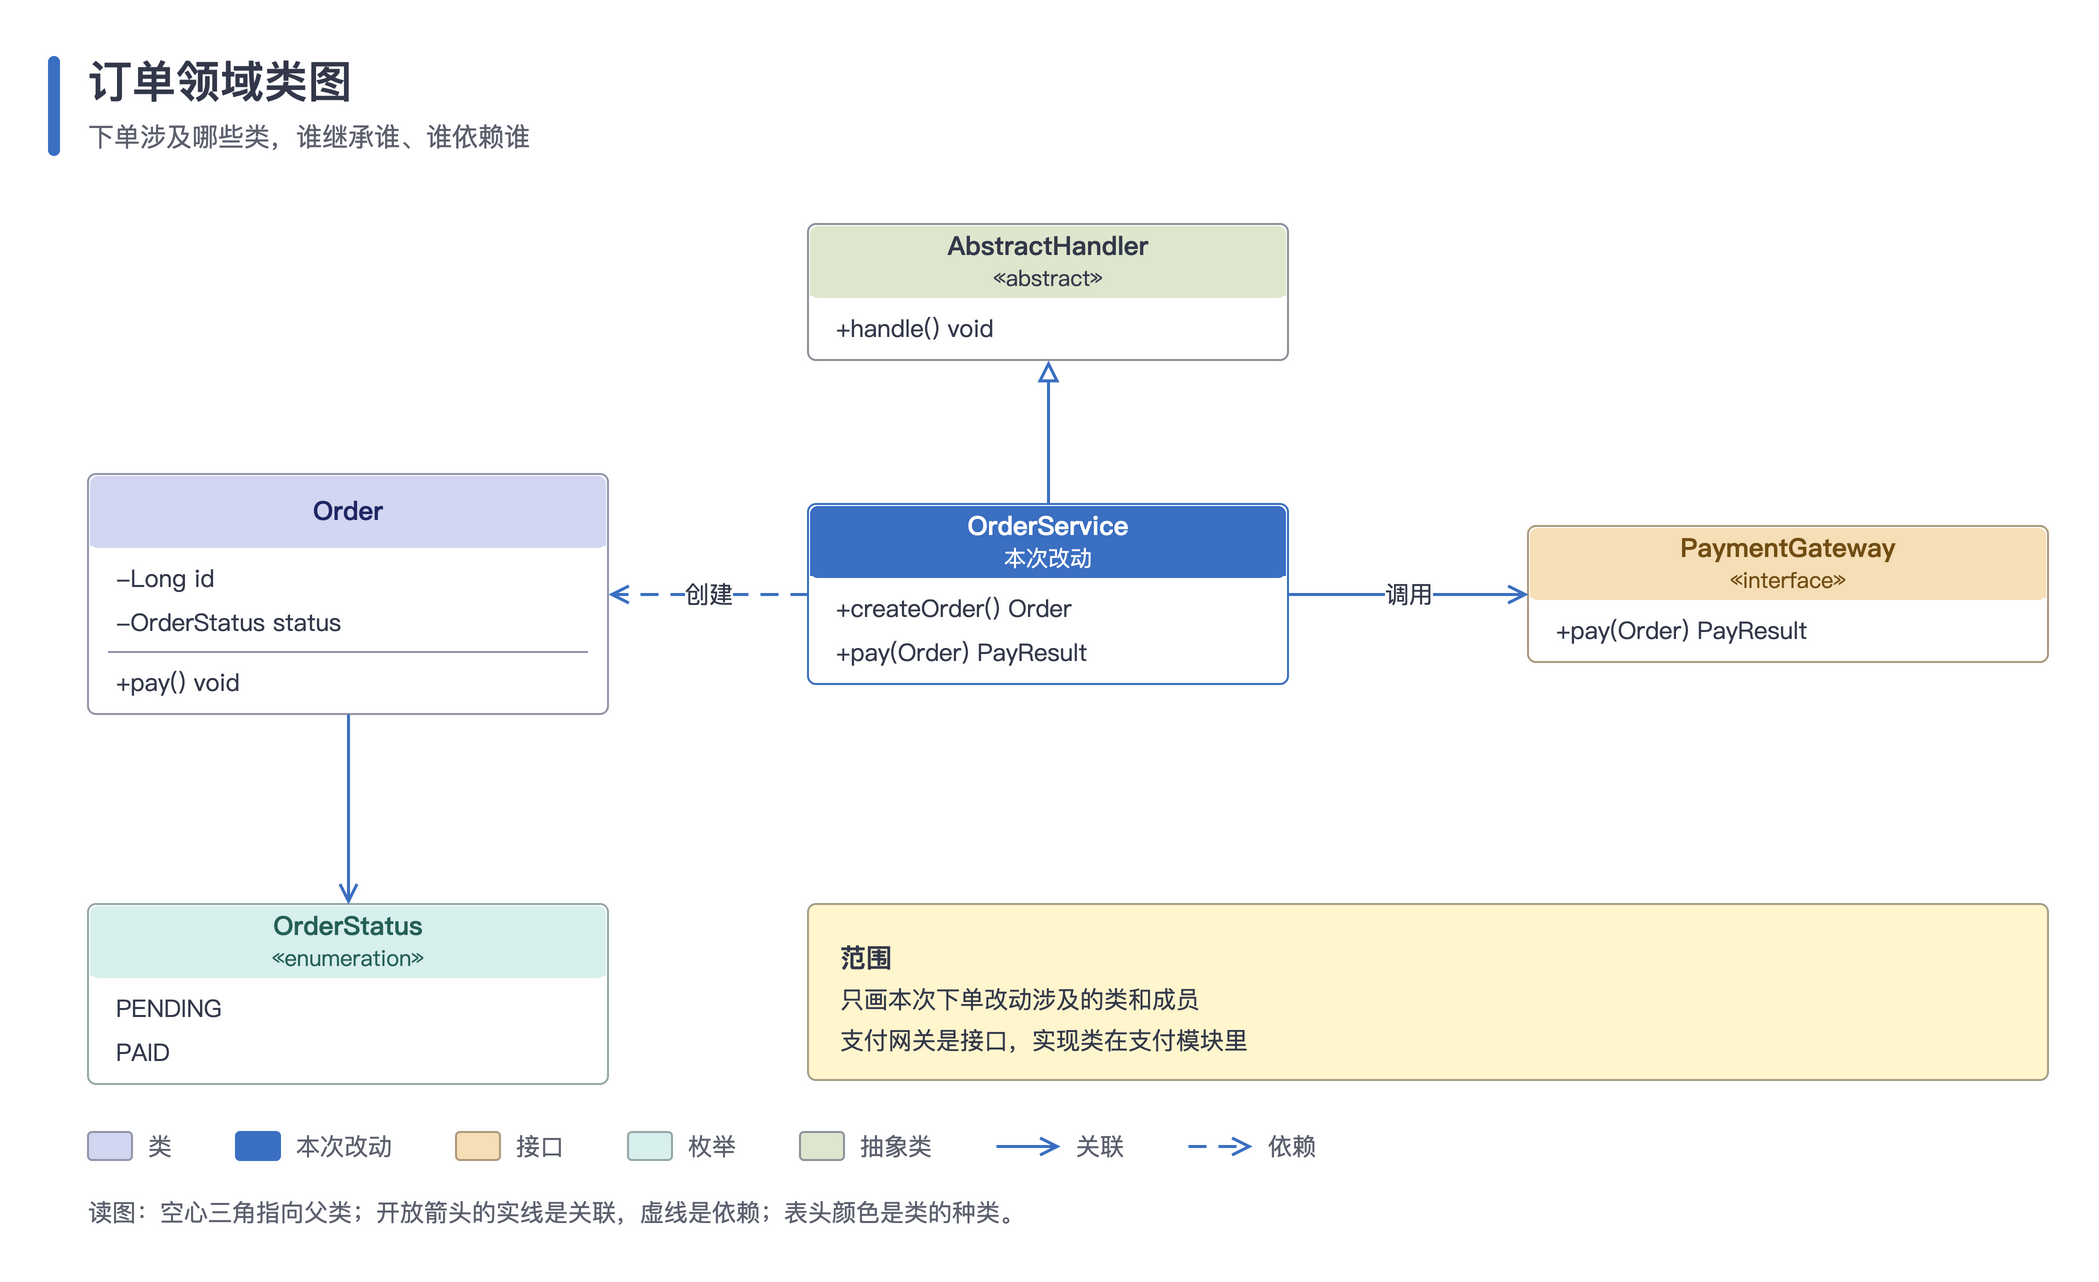

Write Python code to recreate this figure.
#!/usr/bin/env python3
"""类图：每个类一张表格卡片（表头按角色上色，字段和方法用分隔线隔开），关系线用 UML 箭头。

用到：table（sep 分隔字段和方法、sub 写构造型）、rel（inherit / assoc / depend）、panel、legend、footer。
运行后在本目录生成 class.drawio 和 class.png。
"""
import os
import sys

HERE = os.path.dirname(os.path.abspath(__file__))
sys.path.insert(0, os.path.join(os.path.dirname(HERE), 'scripts'))
from drawio_kit import Diagram  # noqa: E402

MIN_SIDE = int(os.environ.get('DIAGRAM_MIN_SIDE', 4000))

d = Diagram('订单领域类图', '下单涉及哪些类，谁继承谁、谁依赖谁')
handler = d.table(420, 120, 240, 'AbstractHandler', ['+handle() void'], role='sage', sub='«abstract»')
service = d.table(420, 260, 240, 'OrderService', ['+createOrder() Order', '+pay(Order) PayResult'], role='key', sub='本次改动')
# 三张卡片高度不同，y 按中线对齐到 OrderService 的 305，连线才是直线
gateway = d.table(780, 271, 260, 'PaymentGateway', ['+pay(Order) PayResult'], role='apricot', sub='«interface»')
order = d.table(60, 245, 260, 'Order', ['-Long id', '-OrderStatus status', ('', 'sep'), '+pay() void'], role='lav')
status = d.table(60, 460, 260, 'OrderStatus', ['PENDING', 'PAID'], role='mint', sub='«enumeration»')

d.rel(service, handler, 'inherit', src='T', dst='B')
d.rel(service, gateway, 'assoc', '调用', src='R', dst='L')
d.rel(service, order, 'depend', '创建', src='L', dst='R')
d.rel(order, status, 'assoc', src='B', dst='T')

y = d.panel(420, 460, 620, '范围', ['只画本次下单改动涉及的类和成员', '支付网关是接口，实现类在支付模块里'])
d.legend(60, y + 24, [('lav', '类'), ('key', '本次改动'), ('apricot', '接口'), ('mint', '枚举'), ('sage', '抽象类'), ('edge-open', '关联'), ('edge-dashed-open', '依赖')])
d.footer(60, y + 56, '读图：空心三角指向父类；开放箭头的实线是关联，虚线是依赖；表头颜色是类的种类。')

name = os.path.join(HERE, 'class')
d.save(name + '.drawio')
d.export(name + '.drawio', name + '.png', scale=d.scale_for(MIN_SIDE))
